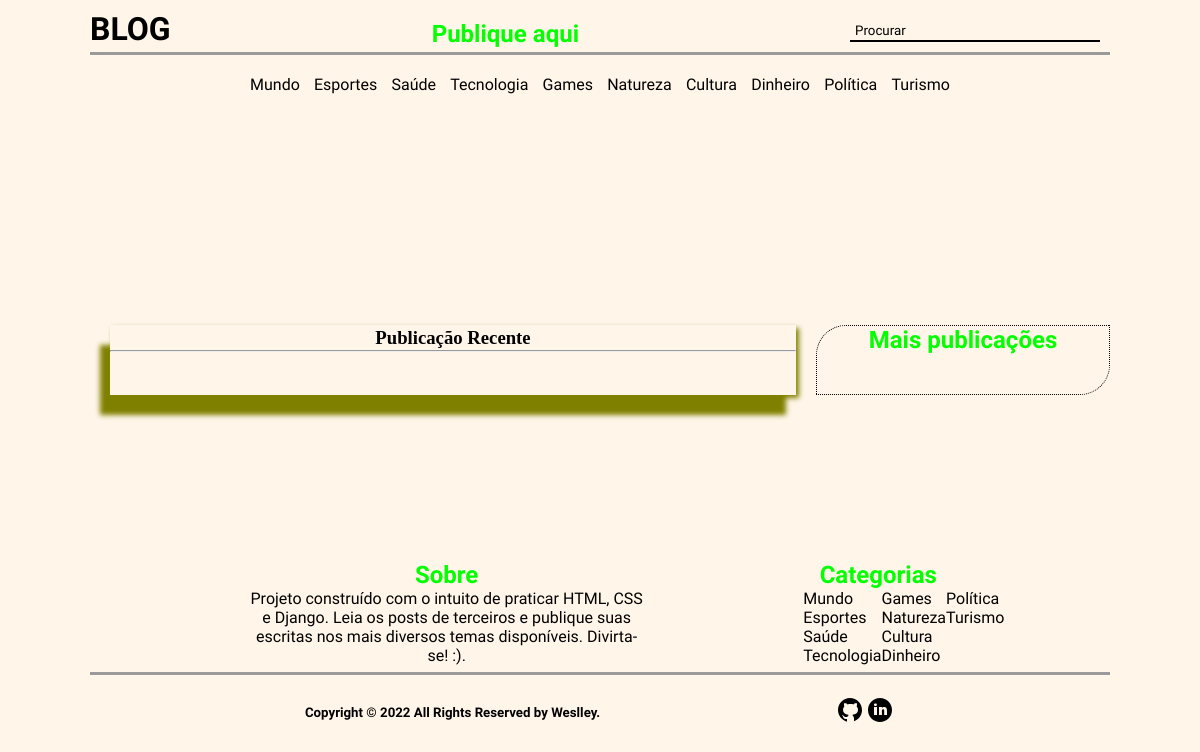
Before: / with the older database file.
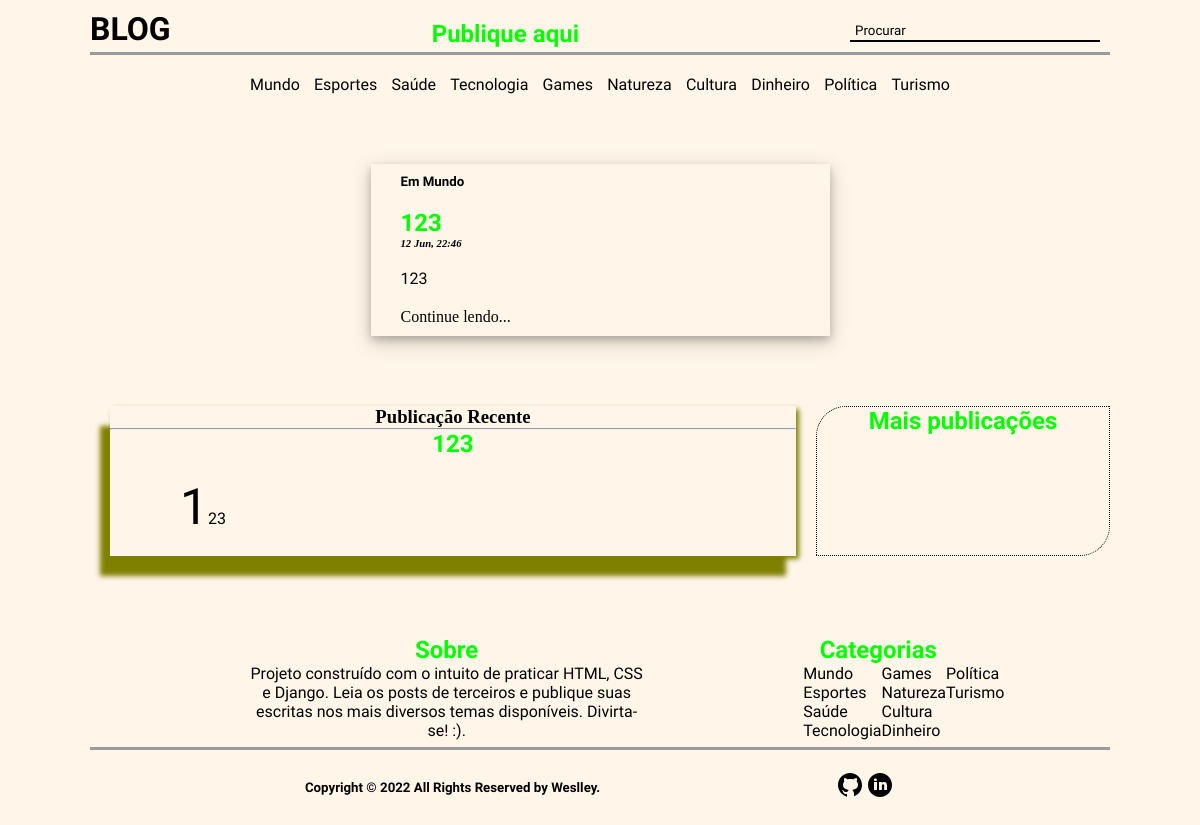
After: the same page with the newer database file.
### blog/models.py (models this page shows, shortened)
class Post(models.Model):
    STATUS_CHOICES = (
        ('draft', 'Draft'),
        ('published', 'Published'),
    )
    TAG_CHOICES = (
        ('mundo', 'Mundo'),
        ('esportes','Esportes'),
        ('tecnologia','Tecnologia'),
        ('natureza','Natureza'),
        ('cultura','Cultura'),
        ('dinheiro','Dinheiro'),
        ('política','Política'),
        ('saúde','Saúde'),
        ('turismo','Turismo'),
        ('games','Games'),
    )
    title = models.CharField(max_length=250, unique = True,)
    slug = models.SlugField(max_length=250, default=None)
    author = models.ForeignKey(User, on_delete=models.CASCADE, default='1') #related_name='blog_posts'
    body = models.TextField(max_length=5000)
    publish = models.DateTimeField(default=timezone.now)
    created_date = models.DateField(auto_now_add=True)
    created_time = models.TimeField(auto_now_add=True)
    updated_date = models.DateField(auto_now=True)
    updated_time = models.TimeField(auto_now=True)
    status = models.CharField(max_length=10, choices=STATUS_CHOICES, default='published')
    tag = models.CharField(max_length=10, choices=TAG_CHOICES, default='mundo')
    objects = models.Manager() # The default manager.
    published = PublishedManager()
    class Meta:
        ordering = ('-created_date',)
    def get_absolute_url(self):
        return reverse ('blog:post_detail', args=[self.slug])

### blog/views.py (the view)
# urls.py: path('', views.post_list, name='post_list'),
def post_list(request, tag_slug=None):
    post_list = (Post.published.all())
    post_list_id = [x.id for x in post_list]
    post_random_id = random.sample(post_list_id, len(post_list_id))
    post_list_random = [Post.published.get(id=x) for x in post_random_id]
    random_posts = post_list_random[2::]
    post_last = None
    if post_list:
        post_last = post_list.latest('created_date','created_time')
    post_list_tag = None
    selected_tag = None
    if tag_slug:
        post_list_tag = post_list.filter(tag=tag_slug)
        selected_tag = tag_slug
    return render(request,'list.html',
                {
                    'selected_tag' : selected_tag,
                    'post_list_tag': post_list_tag,
                    'post_list_random': post_list_random,
                    'post_last': post_last,
                    'random_posts': random_posts,
                })

### blog/models.py (called while the page is built)
    def get_queryset(self):
        return super(PublishedManager,self).get_queryset().filter(status='published')

### blog/templates/list.html (shortened to what this page needs)
{% extends "base.html" %}
{% block content %}
{% if post_list_tag %}
<div class="u-container">
    <div class="s-content-mais">
        <div class="u-item-mais">
            <h2>Publicações em "{{selected_tag|capfirst}}"</h2>
        </div>
        <div class="u-item-list">
            {% for obj_tag in post_list_tag %}
            <ul class="u-item-title-mais">
                <li><a href="{{ obj_tag.get_absolute_url }}">{{obj_tag.title|capfirst}}</a></li>
            </ul>
            {% endfor %}
        </div>
    </div>
</div>
{% else %}
<div class="l-container">
    {% for obj_list in post_list_random|slice:":2" %}
    <div class="l-content-1">
        <div class="l-content">
            <div class="l-item-tag">
                <a href="{% url 'blog:post_list_by_tag' obj_list.tag %}">
                    <h5>Em {{obj_list.tag|capfirst}}</h5>
                </a>
            </div>
            <div class="l-item-title">
                <a href="{{ obj_list.get_absolute_url }}">
                    <h2>{{obj_list.title|capfirst}}</h2>
                </a>
                <h6>{{obj_list.publish|date:"d M, H:i"}}</h6>
            </div>
            <div class="l-item-body">
                <p>{{obj_list.body|truncatechars:80|linebreaks}}</p>
            </div>
            <div class="l-item-link">
                <a href="{{ obj_list.get_absolute_url }}"><span> Continue lendo...</span></a>
            </div>
        </div>
    </div>
    {% endfor %}
</div>
<div class="u-container">
    <div class="u-content-pr">
        <div class="u-item-pub">
            <h3><span> Publicação Recente </span></h3>
        </div>
        <hr>
        <div class="u-item-title">
            <a href="{{ post_last.get_absolute_url }}">
                <h2>{{post_last.title|capfirst }}</h2>
            </a>
        </div>
        <div class="u-item-body">
            <p>{{post_last.body|capfirst }}</p>
        </div>
    </div>
    <div class="u-content-mais">
        <div class="u-item-mais">
            <h2>Mais publicações</h2>
        </div>
        <div class="u-item-list">
        </div>
    </div>
</div>
{% endif %}
{% endblock %}

### blog/templates/base.html (shortened to what this page needs)
{% load static %}
<!DOCTYPE html>
<html lang="pt-br">
<head>
  <link rel="stylesheet" href="{% static 'css/styless.css' %}">
</head>
<body>
  <header class="header-container">
    <div class="header-content">
      <div>
        <a href="{% url 'blog:post_list' %}">
          <h1>BLOG</h1>
        </a>
      </div>
      <div class="publication">
        <a href="{% url 'blog:post_publication' %}">
          <h2>Publique aqui</h2>
        </a>
      </div>
      <div class="header-item-form">
        <div class="header-form">
          <form action="{% url 'blog:post_search' %}" method="post">
            <input type="text" name="search" placeholder="Procurar" required>
          </form>
        </div>
      </div>
    </div>
    <nav class="nav-container">
      <ul class="nav-content">
        <li class="li-underline">
          <a class="underline" href="{% url 'blog:post_list_by_tag' 'mundo' %}">Mundo</a>
        </li>
        <li class="li-underline">
          <a class="underline" href="{% url 'blog:post_list_by_tag' 'esportes' %}">Esportes</a>
        </li>
        <li class="li-underline">
          <a class="underline" href="{% url 'blog:post_list_by_tag' 'saude' %}">Saúde</a>
        </li>
        <li class="li-underline">
          <a class="underline" href="{% url 'blog:post_list_by_tag' 'tecnologia' %}">Tecnologia</a>
        </li>
        <li class="li-underline">
          <a class="underline" href="{% url 'blog:post_list_by_tag' 'games' %}">Games</a>
        </li>
        <li class="li-underline">
          <a class="underline" href="{% url 'blog:post_list_by_tag' 'natureza' %}">Natureza</a>
        </li>
        <li class="li-underline">
          <a class="underline" href="{% url 'blog:post_list_by_tag' 'cultura' %}">Cultura</a>
        </li>
        <li class="li-underline">
          <a class="underline" href="{% url 'blog:post_list_by_tag' 'dinheiro' %}">Dinheiro</a>
        </li>
        <li class="li-underline">
          <a class="underline" href="{% url 'blog:post_list_by_tag' 'politica' %}">Política</a>
        </li>
        <li class="li-underline">
          <a class="underline" href="{% url 'blog:post_list_by_tag' 'turismo' %}">Turismo</a>
        </li>
      </ul>
    </nav>
  </header>
  {% block content %}
  {% endblock %}
  <footer class="footer-container">
    <div class="footer-content">
      <div class="footer-item-sobre">
        <div style="width: 100%;"><h2>Sobre</h2></div>
        <div><p> Projeto construído com o intuito de praticar HTML, CSS e
          Django. Leia os posts de terceiros e publique suas escritas
          nos mais diversos temas disponíveis. Divirta-se! :).</p></div>
      </div>
      <div class="footer-item-categorias">
        <h2>Categorias</h2>
        <div class="footer-item-categorias-categorias">
          <ul class="footer-item-categorias-categorias-list">
            <li>
              <a href="{% url 'blog:post_list_by_tag' 'mundo' %}">Mundo</a>
            </li>
            <li>
              <a href="{% url 'blog:post_list_by_tag' 'esportes' %}">Esportes</a>
            </li>
            <li>
              <a href="{% url 'blog:post_list_by_tag' 'saude' %}">Saúde</a>
            </li>
            <li>
              <a href="{% url 'blog:post_list_by_tag' 'tecnologia' %}">Tecnologia</a>
            </li>
            <li>
              <a href="{% url 'blog:post_list_by_tag' 'games' %}">Games</a>
            </li>
            <li>
              <a href="{% url 'blog:post_list_by_tag' 'natureza' %}">Natureza</a>
            </li>
            <li>
              <a href="{% url 'blog:post_list_by_tag' 'cultura' %}">Cultura</a>
            </li>
            <li>
              <a href="{% url 'blog:post_list_by_tag' 'dinheiro' %}">Dinheiro</a>
            </li>
            <li>
              <a href="{% url 'blog:post_list_by_tag' 'politica' %}">Política</a>
            </li>
            <li>
              <a href="{% url 'blog:post_list_by_tag' 'turismo' %}">Turismo</a>
            </li>
          </ul>
        </div>
      </div>
    </div>
    <div class="footer-content-copyright">
      <div class="footer-item-copyright">
        <h5>Copyright © 2022 All Rights Reserved by Weslley.</h5>
      </div>
      <div class="footer-item-icones">
        <a href="https://github.com/WeslleyxD/WeslleyxD" target="_blank"><img src="{% static 'img/github.svg' %}"></a>
        <a href="https://www.linkedin.com/in/weslley-pablo-7b0734222/" target="_blank"><img src="{% static 'img/linkedin.svg' %}" ></a>
      </div>
    </div>
  </footer>
</body>
</html>

### static/css/styless.css (style rules this page uses)
* { margin: 0px; padding: 0px; box-sizing: border-box; }
body, html { background-color:rgb(255, 245, 233); height: 100%; display: flex; flex-direction: column; justify-content: space-between; }
li, p, form { list-style-type: none; font-family: 'Josefin Sans', sans-serif; }
input, textarea { border: 1.5px solid black; padding: 5px 5px; font-family: 'Josefin Sans', sans-serif; }
h1 { font-family: 'Holtwood One SC', serif; }
h2 { font-family: 'Jua', sans-serif; color: rgb(4, 255, 0); }
h5 { font-family: 'Comic Neue', cursive; }
h6 { font-style: italic; }
span { color: black; }
a { text-decoration: none; color: black; }
.header-container { margin: 10px auto; width: 85%; }
.header-content { display: flex; justify-content: space-between; border-bottom-style: outset; }
.header-item-form { margin: 10px; }
.header-form input { width: 250px; background-color:rgb(255, 245, 233); border: none; border-bottom: 2px solid black; padding: 2px 5px; transition: 1s; margin: 0 auto; }
.header-form input::placeholder { color: rgb(0, 0, 0); }
.nav-container { margin: 0 auto; width: 1000px; }
.nav-content { display: flex; justify-content: space-between; padding: 20px 0; }
.li-underline { position: relative; }
.underline:after { content: ''; position: absolute; bottom: -5px; left: 50%; width: 0%; height: 1.5px; background-color: rgb(0, 0, 0); transition: all 250ms ease-in-out; }
.l-container { width: 85%; margin: 0 auto; display: flex; }
.l-content-1 { width: 45%; margin: 40px auto; display: flex; box-shadow: 0 4px 8px 0 rgba(0, 0, 0, 0.2), 0 6px 20px 0 rgba(0, 0, 0, 0.19); justify-content: space-between; min-width: 130.8px; transition: all 1s ease-in-out; }
.l-content { display: flex; flex-direction: column; justify-content: space-between; margin-left: 20px; }
.l-item-tag { margin: 10px 10px; }
.l-item-title { margin: 10px 10px; word-wrap: break-word; }
.l-item-body { margin: 10px 10px; word-wrap: break-word; }
.l-item-body::first-letter { font-size: 50px; font-style: bold; }
.l-item-link { margin: 10px 10px; }
.u-container { width: 85%; margin: 30px auto; display: flex; justify-content: center; }
.u-content-pr { display: flex; box-shadow: -10px 20px 5px olive , 3px 3px 5px olive; flex-direction: column; justify-content: space-evenly; width: 700px; margin: 0 20px; }
.u-item-body { margin: 20px 0 20px 20px; text-indent: 50px; word-wrap: break-word; }
.u-item-body::first-letter { font-size: 50px; font-style: bold; }
.u-content-mais { display: flex; flex-direction: column; border-radius: 20px 20px; width: 300px; border: 1px dotted black; border-radius: 30px 0 30px 0; max-height: 300px; }
.u-item-mais { text-align: center; word-wrap: break-word; margin: 0 10px; }
.u-item-pub { display: flex; text-align: center; justify-content: center; }
.u-item-title { margin: 0 20px; text-align: center; word-wrap: break-word; }
.u-item-list { display: flex; flex-direction: column; height: 100%; margin: 20px 10px; }
.footer-container { width: 85%; text-align: center; margin: 50px auto; }
.footer-content { display: flex; justify-content: space-evenly; border-bottom-style:outset; }
.footer-item-sobre { width: 400px; }
.footer-content-copyright { display: flex; justify-content: space-evenly; }
.footer-item-copyright { display: flex; align-items: center; margin: 0 20px; }
.footer-item-icones { display: flex; align-items: center; margin: 20px; font-size: 20px; justify-content: center; cursor: pointer; }
.footer-item-categorias { display: flex; flex-direction: column; align-items: center; }
.footer-item-categorias-categorias { padding: 1; }
.footer-item-categorias-categorias-list { display: flex; flex-direction: column; flex-wrap: wrap; width: 150px; height: 83px; text-align: start; }
.form-container form, input, textarea { width: 70%; margin: 5px; }
.publication { margin: 10px auto 0 auto; }
.publication h2 { animation: example 0.3s linear infinite alternate; }
@media only screen and (max-width: 1400px) { .nav-container { width: 700px; } }

Changed rows visible on the page:
added Post: tag "Mundo", title "123", publish "12 Jun, 22:46", body "123"
